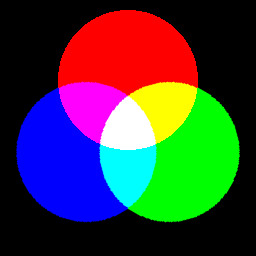
#> input picture 3d_plots/image_feature_plot/color_RGB.png, 256 x 256 px
$ python plot_rgb_img.py
#> lines starting #> are read from the running program, lines starting #| are printed output that depends on the picture
#> further down, img is the input picture: shape (256, 256, 3); mean B, G, R 59.8, 59.8, 59.8
import matplotlib.pyplot as plt
from mpl_toolkits.mplot3d import Axes3D
import cv2
import numpy as np


def plot_image_vectors(img, scale, trans_matrix_1, trans_matrix_2):
#> called with scale = 2, trans_matrix_1 = array of shape (3, 3), trans_matrix_2 = array of shape (3, 3)
    im = np.divide(img, 255)
    fig = plt.figure()
    ax = fig.add_subplot(111, projection='3d')
    for row in im[90:160]:
        for col in row[130:133]:
            ax.quiver(0, 0, 0, col[0], col[1], col[2], color='blue', arrow_length_ratio=0.1)
            transformed_vector_1 = np.dot(col, trans_matrix_1)
            ax.quiver(0, 0, 0, transformed_vector_1[0], transformed_vector_1[1], transformed_vector_1[2], color="red",
                      arrow_length_ratio=0.1)
            transformed_vector_2 = np.dot(col, trans_matrix_2)
            ax.quiver(0, 0, 0, transformed_vector_2[0], transformed_vector_2[1], transformed_vector_2[2],
                      color="#0EFF09", arrow_length_ratio=0.1)
#> this loop made 70 passes

    ax.set_xlim(-1.3, 1.5)
    ax.set_xlabel("R channel", size='xx-large')
    ax.set_ylim(-1.3, 1.5)
    ax.set_ylabel("G channel", size='xx-large')
    ax.set_zlim(-1.3, 1.5)
    ax.set_zlabel("B channel", size='xx-large')
    plt.show()
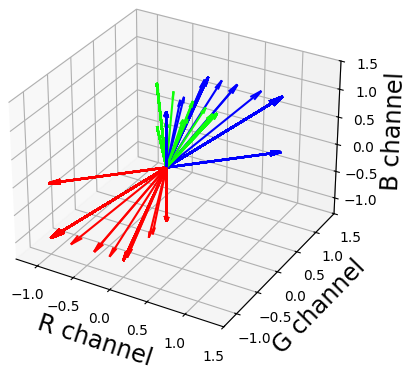
#> figure drawn by matplotlib, 1 panel


if __name__ == "__main__":
    img = cv2.imread("color_RGB.png")
    transform_matrix_1 = np.array([[-1, 0, 0], [0, -1, 0], [0, 0, -1]])
    transform_matrix_2 = np.array([[-1, .3, 0], [.4, .5, 0], [0, 0, .8]])
    plot_image_vectors(img, 2, transform_matrix_1, transform_matrix_2)
